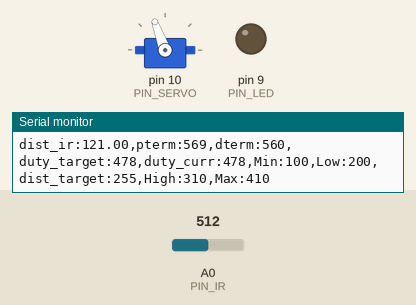
This sketch was run on a simulated Arduino Uno, built with avr-gcc and run on an emulated ATmega328P. Parts: servo, output pins drawn as LEDs (lit = HIGH), the last lines printed to the serial monitor. The test bench sets the inputs (shaded band); at power-on: A0 (PIN_IR) = 512.

Above: at 1.2 s.
1.3 s: A0 (PIN_IR) set to 245
At 1.48 s:
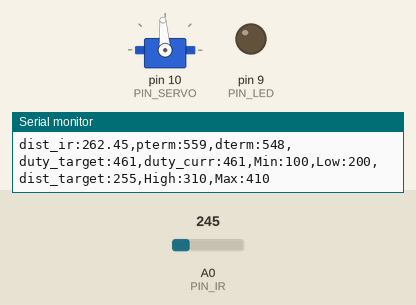
3.1 s: A0 (PIN_IR) set to 265
At 3.7 s:
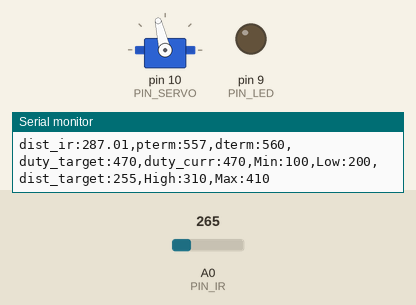
4.7 s: A0 (PIN_IR) set to 122
At 6.2 s:
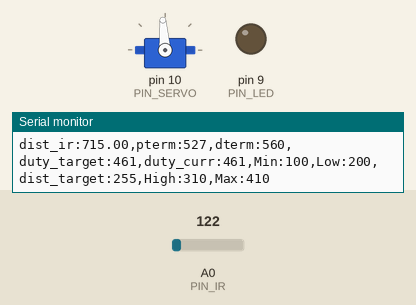
Timing chart, 0 to 7.7 s (numbered marks = the images above; inputs shaded):
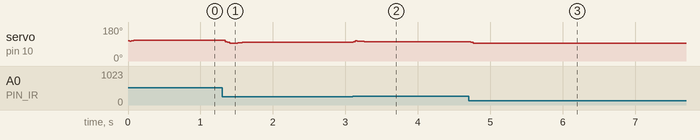

The sketch:

PD_20212970.ino
```cpp
#include <Servo.h>
#define PIN_SERVO 10
#define PIN_IR A0
#define PIN_LED 9

#define _DIST_TARGET 255  //탁구공위치
#define _DIST_MIN 100   //거리 최소
#define _DIST_MAX 410    //거리 최대
#define _DIST_ALPHA 0.35 //EMA 필터링을 위한 알파값(0~1)

#define _DUTY_MIN 1680
#define _DUTY_NEU 1650
#define _DUTY_MAX 1510

#define _SERVO_ANGLE 45
#define _SERVO_SPEED 500

#define _INTERVAL_DIST 30  //각 event 사이에 지정한 시간 간격
#define _INTERVAL_SERVO 20
#define _INTERVAL_SERIAL 100

#define DELAY_MICROS  1500

#define _KP 1.4
#define _KD 8

#define a 78
#define b 312

Servo myservo;

float dist_target; // location to send the ball
float dist_raw;
float dist_ema=0; //측정된 값과 ema 필터를 적용한 값
float samples_num = 3;

// Event periods
unsigned long last_sampling_time_dist, last_sampling_time_servo, last_sampling_time_serial;
//각 event의 진행 시간 저장 변수
bool event_dist, event_servo, event_serial;
//각 event의 시간체크를 위한 변수 (ex_20초 주기 >> 0초(True,시작), 10초(False), 20초(True))

// Servo speed control
int duty_chg_per_interval; //주기 당 서보 duty값 변화량
int duty_target, duty_curr; //목표 위치와 현재 위치
// PID variables
float error_curr, error_prev, control, pterm, dterm, iterm;

void setup() {
// initialize GPIO pins for LED and attach servo
myservo.attach(PIN_SERVO); // attach servo
pinMode(PIN_LED,OUTPUT); // initialize GPIO pins

// initialize global variables

// move servo to neutral position
myservo.writeMicroseconds(_DUTY_NEU);
duty_curr = _DUTY_NEU;

// initialize serial port
Serial.begin(57600);

// convert angle speed into duty change per interval.
  duty_chg_per_interval = (_DUTY_MIN - _DUTY_MAX) * (_SERVO_SPEED / _SERVO_ANGLE ) * (_INTERVAL_SERVO / 1000.0);
}


void loop() {

unsigned long time_curr = millis();
if(time_curr >= last_sampling_time_dist + _INTERVAL_DIST){
    last_sampling_time_dist += _INTERVAL_DIST;
    event_dist = true;
}

if(time_curr >= last_sampling_time_servo + _INTERVAL_SERVO ){
    last_sampling_time_servo += _INTERVAL_SERVO;
    event_servo = true;
}

if(time_curr >= last_sampling_time_serial + _INTERVAL_SERIAL ){
    last_sampling_time_serial += _INTERVAL_SERIAL;
    event_serial = true;
}

  if(event_dist) {
     event_dist = false;
  // get a distance reading from the distance sensor
     dist_raw = ir_distance_filtered();

  // PID control logic
    error_curr = _DIST_TARGET - dist_raw;
    pterm = _KP * error_curr;
    iterm = 0;
    dterm = _KD * (error_curr - error_prev);
    control = pterm + dterm + iterm;
    duty_target = _DUTY_NEU + control;


  // keep duty_target value within the range of [_DUTY_MIN, _DUTY_MAX]
    if(duty_target > _DUTY_MIN){
      duty_target = _DUTY_MIN;
    }
    else if(duty_target < _DUTY_MAX){
      duty_target = _DUTY_MAX;
    }
    error_prev = error_curr;
  }

  if(event_servo) {
    event_servo=false;
    // adjust duty_curr toward duty_target by duty_chg_per_interval
    if(duty_target>duty_curr) {
  duty_curr += duty_chg_per_interval;
  if(duty_curr > duty_target) duty_curr = duty_target;
     }
    else {
  duty_curr -= duty_chg_per_interval;
  if(duty_curr < duty_target) duty_curr = duty_target;
    }
    // update servo position
     myservo.writeMicroseconds(duty_curr);
  }

  if(event_serial) {
    event_serial = false;
    Serial.print("dist_ir:");
    Serial.print(dist_raw);
    Serial.print(",pterm:");
    Serial.print(map(pterm,-1000,1000,510,610));
    Serial.print(",dterm:");
    Serial.print(map(dterm,-1000,1000,510,610));
    Serial.print(",duty_target:");
    Serial.print(map(duty_target,1000,2000,410,510));
    Serial.print(",duty_curr:");
    Serial.print(map(duty_curr,1000,2000,410,510));
    Serial.println(",Min:100,Low:200,dist_target:255,High:310,Max:410");
  }
}

float ir_distance(void){ // return value unit: mm
  float val;
  float volt = float(analogRead(PIN_IR));
  val = ((6762.0/(volt-9.0))-4.0) * 10.0;
  return 300.0 / (b - a) * (val - a) + 100;
}
// ================
float under_noise_filter(void){ // 아래로 떨어지는 형태의 스파이크를 제거해주는 필터
  int currReading;
  int largestReading = 0;
  for (int i = 0; i < samples_num; i++) {
    currReading = ir_distance();
    if (currReading > largestReading) { largestReading = currReading; }
    // Delay a short time before taking another reading
    delayMicroseconds(DELAY_MICROS);
  }
  return largestReading;
}

float ir_distance_filtered(void){ // 아래로 떨어지는 형태의 스파이크를 제거 후, 위로 치솟는 스파이크를 제거하고 EMA필터를 적용함.
  // under_noise_filter를 통과한 값을 upper_nosie_filter에 넣어 최종 값이 나옴.
  int currReading;
  int lowestReading = 1024;
  dist_raw = ir_distance();
  for (int i = 0; i < samples_num; i++) {
    currReading = under_noise_filter();
    if (currReading < lowestReading) { lowestReading = currReading; }
  }
  // eam 필터 추가
  dist_ema = _DIST_ALPHA *lowestReading + (1-_DIST_ALPHA )*dist_ema;
  return dist_ema;
}
```

Measured:
- after the input at 1.3 s, servo on pin 10 (PIN_SERVO): 110° → 94° at once, → 98° 0.15 s later, → 99° 0.18 s later
- after the input at 3.1 s, servo on pin 10 (PIN_SERVO): 99° → 104° at once, → 103° 0.15 s later
- after the input at 4.7 s, servo on pin 10 (PIN_SERVO): 103° → 94° at once
